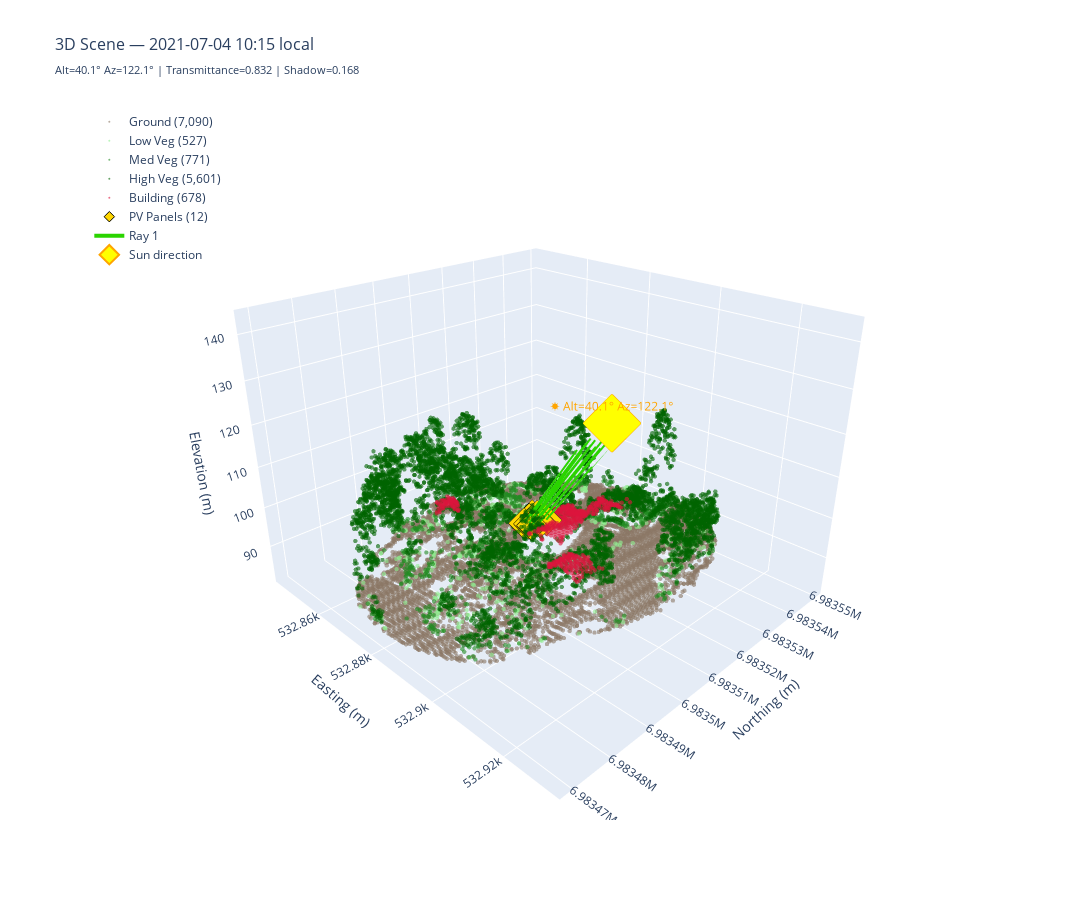

Notebook cell for this chart:
### Code cell
# if __name__ == "__main__":
#     parser = argparse.ArgumentParser(description="3D LiDAR + Ray Beam Visualizer")
#     parser.add_argument("--time", required=True,
#                         help="Local time, e.g. '2021-07-04 08:00'")
#     parser.add_argument("--lidar", default=DEFAULT_LIDAR,
#                         help="Path to LAS/LAZ file")
#     parser.add_argument("--shadow", default=DEFAULT_SHADOW_CSV,
#                         help="Path to shadow matrix CSV")
#     parser.add_argument("--radius", type=float, default=DEFAULT_RADIUS,
#                         help="Crop radius in meters (default 40)")
#     parser.add_argument("--ray-length", type=float, default=RAY_LENGTH,
#                         help="Ray visualization length in meters (default 60)")
#     parser.add_argument("--subsample", type=int, default=POINT_SUBSAMPLE,
#                         help="Point subsampling factor (default 3)")

#     args = parser.parse_args()

args = argparse.Namespace(
    time="2021-07-04 10:15",
    lidar=DEFAULT_LIDAR,
    shadow=DEFAULT_SHADOW_CSV,
    radius=DEFAULT_RADIUS,
    ray_length=RAY_LENGTH,
    subsample=POINT_SUBSAMPLE,
)

fig = visualize_scene(
    args.time,
    lidar_path=args.lidar,
    shadow_csv=args.shadow,
    radius=args.radius,
    ray_length=args.ray_length,
    subsample=args.subsample,
)

### Figure 1 — Plotly figure (JSON) as saved in the notebook; plotly's stock layout.template omitted (floating-point values rounded to 4 significant figures; data arrays with more than 128 entries replaced by an {"elided": "..."} marker saying what was removed)
{"data": [{"hovertemplate": "Ground<br>x=%{x:.1f}<br>y=%{y:.1f}<br>z=%{z:.1f}", "marker": {"color": "rgb(139,119,101)", "opacity": 0.6, "size": 1.5}, "mode": "markers", "name": "Ground (7,090)", "type": "scatter3d", "x": {"elided": "7090 float values"}, "y": {"elided": "7090 float values"}, "z": {"elided": "7090 float values"}}, {"hovertemplate": "Low Veg<br>x=%{x:.1f}<br>y=%{y:.1f}<br>z=%{z:.1f}", "marker": {"color": "rgb(144,238,144)", "opacity": 0.6, "size": 1.5}, "mode": "markers", "name": "Low Veg (527)", "type": "scatter3d", "x": {"elided": "527 float values"}, "y": {"elided": "527 float values"}, "z": {"elided": "527 float values"}}, {"hovertemplate": "Med Veg<br>x=%{x:.1f}<br>y=%{y:.1f}<br>z=%{z:.1f}", "marker": {"color": "rgb(34,139,34)", "opacity": 0.6, "size": 1.5}, "mode": "markers", "name": "Med Veg (771)", "type": "scatter3d", "x": {"elided": "771 float values"}, "y": {"elided": "771 float values"}, "z": {"elided": "771 float values"}}, {"hovertemplate": "High Veg<br>x=%{x:.1f}<br>y=%{y:.1f}<br>z=%{z:.1f}", "marker": {"color": "rgb(0,100,0)", "opacity": 0.6, "size": 1.5}, "mode": "markers", "name": "High Veg (5,601)", "type": "scatter3d", "x": {"elided": "5601 float values"}, "y": {"elided": "5601 float values"}, "z": {"elided": "5601 float values"}}, {"hovertemplate": "Building<br>x=%{x:.1f}<br>y=%{y:.1f}<br>z=%{z:.1f}", "marker": {"color": "rgb(220,20,60)", "opacity": 0.6, "size": 1.5}, "mode": "markers", "name": "Building (678)", "type": "scatter3d", "x": {"elided": "678 float values"}, "y": {"elided": "678 float values"}, "z": {"elided": "678 float values"}}, {"hovertemplate": "Panel<br>x=%{x:.2f}<br>y=%{y:.2f}<br>z=%{z:.2f}", "marker": {"color": "rgb(255,215,0)", "line": {"color": "black", "width": 1}, "size": 8, "symbol": "diamond"}, "mode": "markers", "name": "PV Panels (12)", "type": "scatter3d", "x": [532900.0, 532900.0, 532900.0, 532900.0, 532900.0, 532900.0, 532900.0, 532900.0, 532900.0, 532900.0, 532900.0, 532900.0], "y": [6984000.0, 6984000.0, 6984000.0, 6984000.0, 6984000.0, 6984000.0, 6984000.0, 6984000.0, 6984000.0, 6984000.0, 6984000.0, 6984000.0], "z": [97.16, 97.16, 97.16, 97.16, 97.16, 96.82, 96.82, 96.82, 96.82, 96.49, 96.49, 96.49]}, {"hovertemplate": "Ray 1<br>T=0.832", "line": {"color": "rgb(42,212,0)", "width": 4}, "mode": "lines", "name": "Ray 1", "showlegend": true, "type": "scatter3d", "x": [532900.0, 532900.0], "y": [6984000.0, 6983000.0], "z": [97.16, 135.8]}, {"hovertemplate": "Ray 2<br>T=0.832", "line": {"color": "rgb(42,212,0)", "width": 4}, "mode": "lines", "showlegend": false, "type": "scatter3d", "x": [532900.0, 532900.0], "y": [6984000.0, 6983000.0], "z": [97.16, 135.8]}, {"hovertemplate": "Ray 3<br>T=0.832", "line": {"color": "rgb(42,212,0)", "width": 4}, "mode": "lines", "showlegend": false, "type": "scatter3d", "x": [532900.0, 532900.0], "y": [6984000.0, 6983000.0], "z": [97.16, 135.8]}, {"hovertemplate": "Ray 4<br>T=0.832", "line": {"color": "rgb(42,212,0)", "width": 4}, "mode": "lines", "showlegend": false, "type": "scatter3d", "x": [532900.0, 532900.0], "y": [6984000.0, 6983000.0], "z": [97.16, 135.8]}, {"hovertemplate": "Ray 5<br>T=0.832", "line": {"color": "rgb(42,212,0)", "width": 4}, "mode": "lines", "showlegend": false, "type": "scatter3d", "x": [532900.0, 532900.0], "y": [6984000.0, 6983000.0], "z": [97.16, 135.8]}, {"hovertemplate": "Ray 6<br>T=0.832", "line": {"color": "rgb(42,212,0)", "width": 4}, "mode": "lines", "showlegend": false, "type": "scatter3d", "x": [532900.0, 532900.0], "y": [6984000.0, 6983000.0], "z": [96.82, 135.4]}, {"hovertemplate": "Ray 7<br>T=0.832", "line": {"color": "rgb(42,212,0)", "width": 4}, "mode": "lines", "showlegend": false, "type": "scatter3d", "x": [532900.0, 532900.0], "y": [6984000.0, 6983000.0], "z": [96.82, 135.4]}, {"hovertemplate": "Ray 8<br>T=0.832", "line": {"color": "rgb(42,212,0)", "width": 4}, "mode": "lines", "showlegend": false, "type": "scatter3d", "x": [532900.0, 532900.0], "y": [6984000.0, 6983000.0], "z": [96.82, 135.4]}, {"hovertemplate": "Ray 9<br>T=0.832", "line": {"color": "rgb(42,212,0)", "width": 4}, "mode": "lines", "showlegend": false, "type": "scatter3d", "x": [532900.0, 532900.0], "y": [6984000.0, 6983000.0], "z": [96.82, 135.4]}, {"hovertemplate": "Ray 10<br>T=0.832", "line": {"color": "rgb(42,212,0)", "width": 4}, "mode": "lines", "showlegend": false, "type": "scatter3d", "x": [532900.0, 532900.0], "y": [6984000.0, 6983000.0], "z": [96.49, 135.1]}, {"hovertemplate": "Ray 11<br>T=0.832", "line": {"color": "rgb(42,212,0)", "width": 4}, "mode": "lines", "showlegend": false, "type": "scatter3d", "x": [532900.0, 532900.0], "y": [6984000.0, 6983000.0], "z": [96.49, 135.1]}, {"hovertemplate": "Ray 12<br>T=0.832", "line": {"color": "rgb(42,212,0)", "width": 4}, "mode": "lines", "showlegend": false, "type": "scatter3d", "x": [532900.0, 532900.0], "y": [6984000.0, 6983000.0], "z": [96.49, 135.1]}, {"marker": {"color": "yellow", "line": {"color": "orange", "width": 2}, "size": 15, "symbol": "diamond"}, "mode": "markers+text", "name": "Sun direction", "text": ["☀ Alt=40.1° Az=122.1°"], "textfont": {"color": "orange", "size": 12}, "textposition": "top center", "type": "scatter3d", "x": [532900.0], "y": [6983000.0], "z": [143.2]}], "layout": {"height": 900, "legend": {"bgcolor": "rgba(255,255,255,0.8)", "x": 0.01, "xanchor": "left", "y": 0.99, "yanchor": "top"}, "scene": {"aspectmode": "data", "camera": {"eye": {"x": 1.5, "y": -1.5, "z": 1}, "up": {"x": 0, "y": 0, "z": 1}}, "xaxis": {"title": {"text": "Easting (m)"}}, "yaxis": {"title": {"text": "Northing (m)"}}, "zaxis": {"title": {"text": "Elevation (m)"}}}, "title": {"font": {"size": 16}, "text": "3D Scene — 2021-07-04 10:15 local<br><sub>Alt=40.1° Az=122.1° | Transmittance=0.832 | Shadow=0.168</sub>"}, "width": 1400}}
